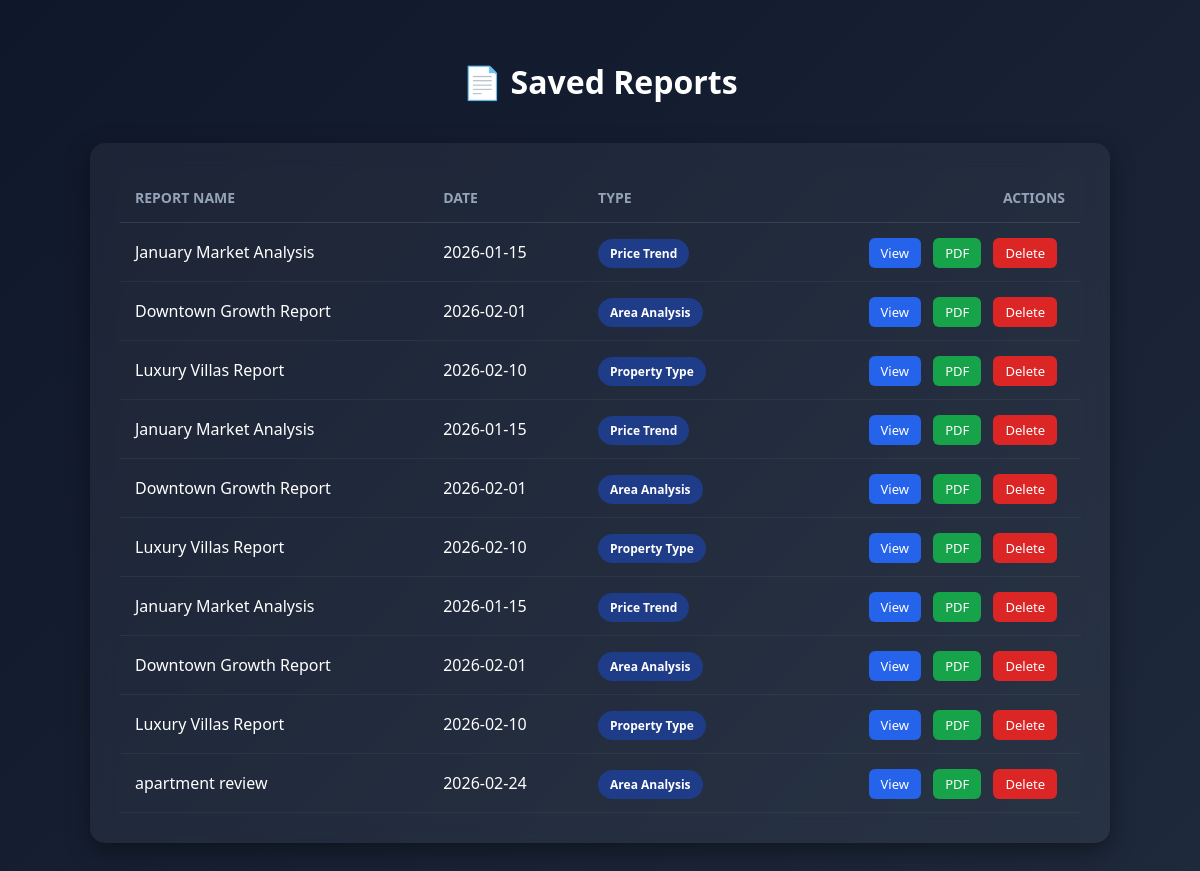
The app's page /dashboard/saved-reports with its own data.
### tables this page shows
CREATE TABLE reports (
            id INTEGER PRIMARY KEY AUTOINCREMENT,
            name TEXT NOT NULL,
            date TEXT NOT NULL,
            type TEXT NOT NULL,
            description TEXT NOT NULL
        );

### app.py (the view)
@app.route("/dashboard/saved-reports")
def saved_reports():
    conn = sqlite3.connect("reports.db")
    conn.row_factory = sqlite3.Row
    cursor = conn.cursor()
    cursor.execute("SELECT * FROM reports")
    reports = cursor.fetchall()
    conn.close()
    return render_template("saved_reports.html", reports=reports)

### templates/saved_reports.html (shortened to what this page needs)
<!DOCTYPE html>
<html>
<head>
</head>
<body>
<div class="container">
    <h1>📄 Saved Reports</h1>
    <div class="card">
        {% if reports %}
        <table>
            <thead>
                <tr>
                    <th>Report Name</th>
                    <th>Date</th>
                    <th>Type</th>
                    <th style="text-align:right;">Actions</th>
                </tr>
            </thead>
            <tbody>
                {% for report in reports %}
                <tr>
                    <td>{{ report['name'] }}</td>
                    <td>{{ report['date'] }}</td>
                    <td>
                        <span class="type-badge">
                            {{ report['type'] }}
                        </span>
                    </td>
                    <td class="actions" style="text-align:right;">
                        <a href="{{ url_for('view_report', report_id=report['id']) }}" class="view-btn">View</a>
                        <a href="{{ url_for('export_report', report_id=report['id']) }}" class="export-btn">PDF</a>
                        <a href="#" class="delete-btn">Delete</a>
                    </td>
                </tr>
                {% endfor %}
            </tbody>
        </table>
        {% else %}
        <div class="empty">
            No reports created yet.
        </div>
        {% endif %}
    </div>
</div>
</body>
</html>

### templates/saved_reports.html (style rules this page uses)
body { margin: 0; font-family: 'Segoe UI', sans-serif; background: linear-gradient(135deg, #0f172a, #1e293b); color: white; }
.container { width: 85%; margin: 60px auto; }
h1 { text-align: center; margin-bottom: 40px; font-size: 32px; }
.card { background: rgba(255,255,255,0.05); backdrop-filter: blur(12px); border-radius: 15px; padding: 30px; box-shadow: 0 8px 25px rgba(0,0,0,0.4); }
table { width: 100%; border-collapse: collapse; }
th { text-align: left; padding: 15px; font-size: 14px; text-transform: uppercase; color: #94a3b8; border-bottom: 1px solid rgba(255,255,255,0.1); }
td { padding: 18px 15px; border-bottom: 1px solid rgba(255,255,255,0.05); }
.type-badge { padding: 6px 12px; border-radius: 20px; font-size: 12px; font-weight: bold; background: #1f3c88; }
.actions a { text-decoration: none; margin-right: 8px; padding: 6px 12px; border-radius: 6px; font-size: 13px; font-weight: 500; }
.view-btn { background: #2563eb; color: white; }
.export-btn { background: #16a34a; color: white; }
.delete-btn { background: #dc2626; color: white; }

### records on screen
reports: name "January Market Analysis", date "2026-01-15", type "Price Trend"
reports: name "Downtown Growth Report", date "2026-02-01", type "Area Analysis"
reports: name "Luxury Villas Report", date "2026-02-10", type "Property Type"
reports: name "January Market Analysis", date "2026-01-15", type "Price Trend"
reports: name "Downtown Growth Report", date "2026-02-01", type "Area Analysis"
reports: name "Luxury Villas Report", date "2026-02-10", type "Property Type"
reports: name "January Market Analysis", date "2026-01-15", type "Price Trend"
reports: name "Downtown Growth Report", date "2026-02-01", type "Area Analysis"
reports: name "Luxury Villas Report", date "2026-02-10", type "Property Type"
reports: name "apartment review", date "2026-02-24", type "Area Analysis"
